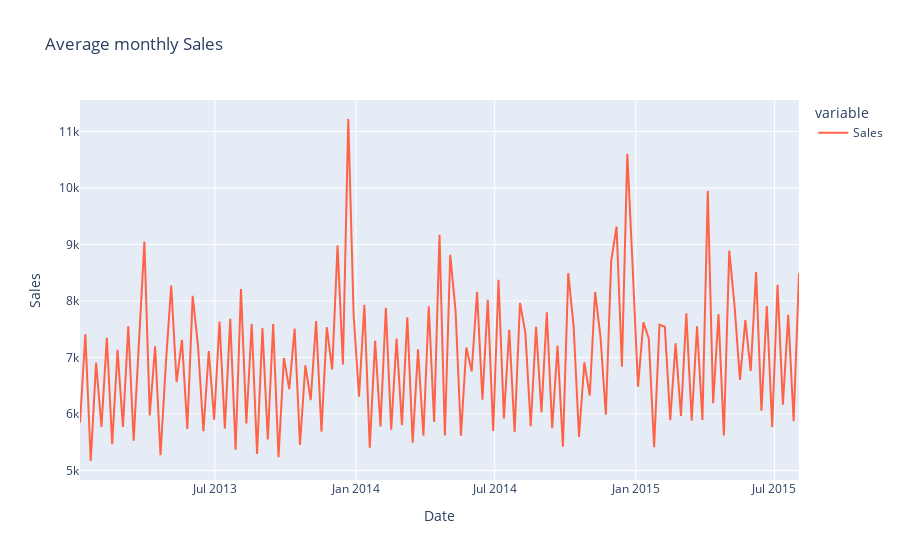

Notebook source saved alongside this figure:
### Code cell
plot_stats(train,'Sales')

### Figure 1 — Plotly figure (JSON) as saved in the notebook; plotly's stock layout.template omitted (floating-point values rounded to 4 significant figures; data arrays with more than 128 entries replaced by an {"elided": "..."} marker saying what was removed)
{"data": [{"hovertemplate": "variable=Sales<br>Date=%{x}<br>value=%{y}<extra></extra>", "legendgroup": "Sales", "line": {"color": "tomato", "dash": "solid"}, "marker": {"symbol": "circle"}, "mode": "lines", "name": "Sales", "orientation": "v", "showlegend": true, "type": "scatter", "x": {"elided": "135 str values"}, "xaxis": "x", "y": {"elided": "135 float values"}, "yaxis": "y"}], "layout": {"legend": {"title": {"text": "variable"}, "tracegroupgap": 0}, "title": {"text": "Average monthly Sales"}, "xaxis": {"anchor": "y", "domain": [0, 1], "title": {"text": "Date"}}, "yaxis": {"anchor": "x", "domain": [0, 1], "title": {"text": "Sales"}}}}
